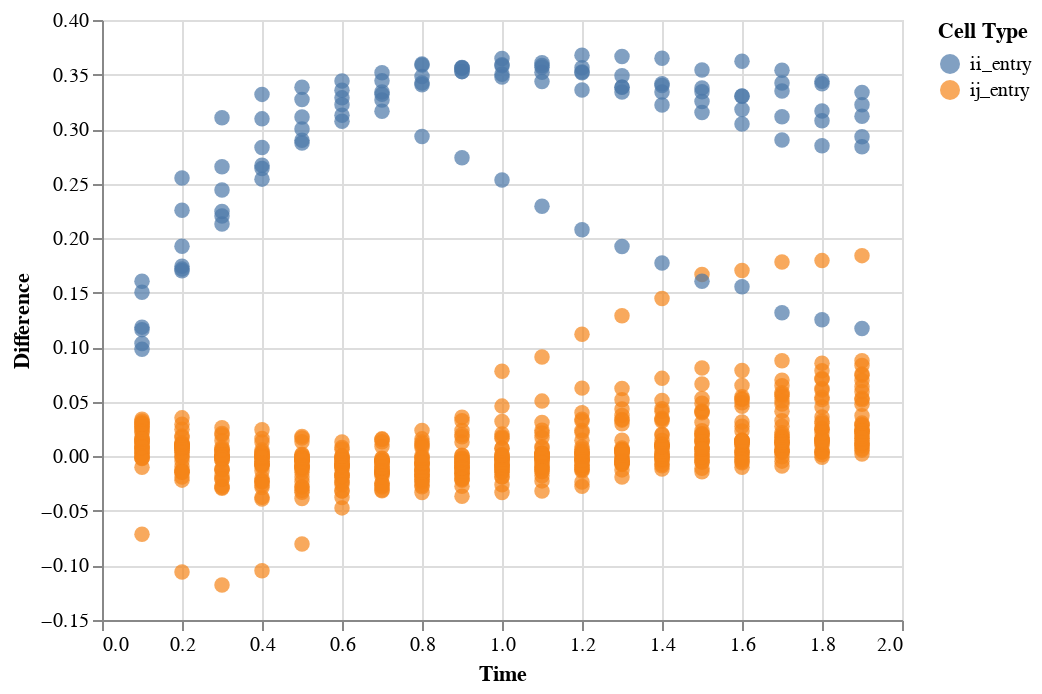

The code cell stored with this chart in its notebook:
### Markdown cell above
## Scatter Plot of the Difference Between the Simulated and Expected Number of Transitions
### Ignore the blue dots as they are the differences between the ii-th entries of the two matrices and as stated earlier, are expected to be high. The orange dots however should be clustered along the line of a difference of zero. It is ok if there is an increase of difference as time gets smaller or larger as this could be due to the limits of the simulation. There may be outlying patterns that do not fall in the general pattern of the ii-th entries (clustered along high differences) or of the majority of the ij-th entries (clustered along a difference of 0). This may be due to the noise of the random function and possible inaccuracies in both matrices in given time steps.

### Code cell
alt.Chart(difference_df).mark_circle(size=60).encode(
    x='Time',
    y='Difference',
    tooltip=['Difference', 'Start State', 'End State', 'Time'],
    color=alt.Color('cell', legend=alt.Legend(title="Cell Type"))
).interactive()

### Figure 1 — Vega-Lite specification as saved in the notebook (floating-point values rounded to 4 significant figures; data arrays with more than 128 entries replaced by an {"elided": "..."} marker saying what was removed)
{"$schema": "https://vega.github.io/schema/vega-lite/v2.6.0.json", "config": {"view": {"height": 300, "width": 400}}, "data": {"name": "data-40f9eb70d3932b8c166e181885a459c9"}, "datasets": {"data-40f9eb70d3932b8c166e181885a459c9": {"elided": "684 records"}}, "encoding": {"color": {"field": "cell", "legend": {"title": "Cell Type"}, "type": "nominal"}, "tooltip": [{"field": "Difference", "type": "quantitative"}, {"field": "Start State", "type": "nominal"}, {"field": "End State", "type": "nominal"}, {"field": "Time", "type": "quantitative"}], "x": {"field": "Time", "type": "quantitative"}, "y": {"field": "Difference", "type": "quantitative"}}, "mark": {"size": 60, "type": "circle"}, "selection": {"selector002": {"bind": "scales", "encodings": ["x", "y"], "mark": {"fill": "#333", "fillOpacity": 0.125, "stroke": "white"}, "on": "[mousedown, window:mouseup] > window:mousemove!", "resolve": "global", "translate": "[mousedown, window:mouseup] > window:mousemove!", "type": "interval", "zoom": "wheel!"}}}
